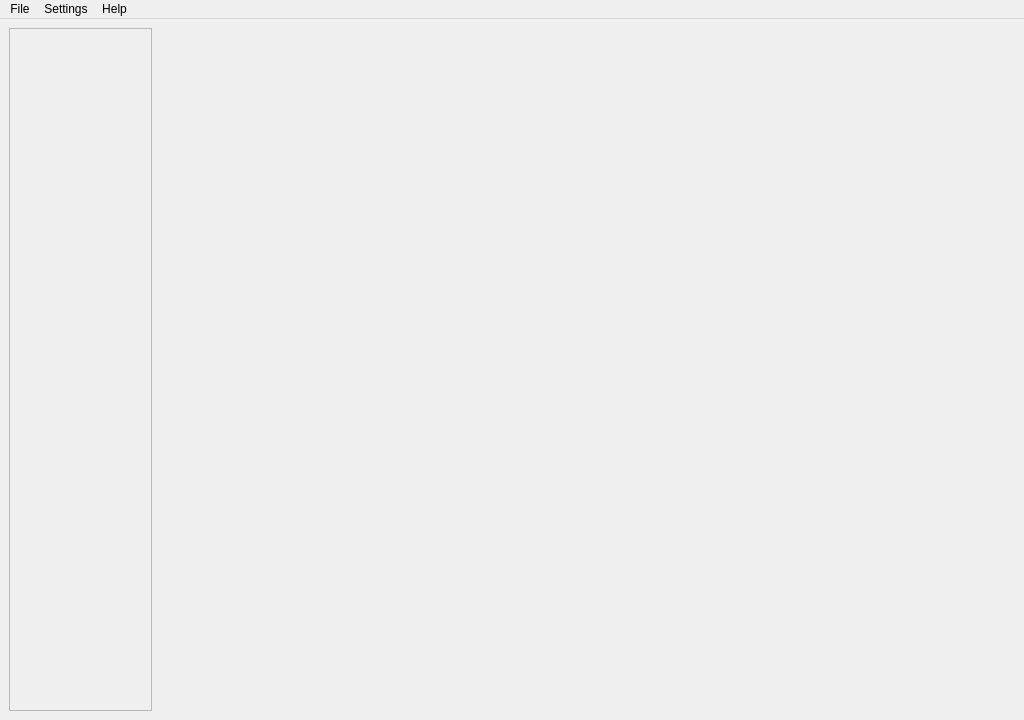
<?xml version="1.0" encoding="UTF-8"?>
<ui version="4.0">
 <class>MainWindow</class>
 <widget class="QMainWindow" name="MainWindow">
  <property name="geometry">
   <rect>
    <x>0</x>
    <y>0</y>
    <width>1024</width>
    <height>720</height>
   </rect>
  </property>
  <property name="minimumSize">
   <size>
    <width>1024</width>
    <height>720</height>
   </size>
  </property>
  <property name="windowTitle">
   <string>Accounting Software</string>
  </property>
  <property name="windowIcon">
   <iconset>
    <normaloff>:/img-icon/app-ico</normaloff>:/img-icon/app-ico</iconset>
  </property>
  <widget class="QWidget" name="centralwidget">
   <property name="sizePolicy">
    <sizepolicy hsizetype="Expanding" vsizetype="Expanding">
     <horstretch>0</horstretch>
     <verstretch>0</verstretch>
    </sizepolicy>
   </property>
   <layout class="QHBoxLayout" name="horizontalLayout" stretch="2,12">
    <item>
     <widget class="QFrame" name="MainSideNavFrame">
      <property name="frameShape">
       <enum>QFrame::Shape::StyledPanel</enum>
      </property>
      <property name="frameShadow">
       <enum>QFrame::Shadow::Raised</enum>
      </property>
      <property name="lineWidth">
       <number>3</number>
      </property>
      <property name="midLineWidth">
       <number>3</number>
      </property>
      <layout class="QVBoxLayout" name="verticalLayout">
       <property name="leftMargin">
        <number>0</number>
       </property>
       <property name="topMargin">
        <number>0</number>
       </property>
       <property name="rightMargin">
        <number>0</number>
       </property>
       <property name="bottomMargin">
        <number>0</number>
       </property>
       <item>
        <layout class="QVBoxLayout" name="MainSideNav">
         <property name="leftMargin">
          <number>9</number>
         </property>
         <property name="topMargin">
          <number>10</number>
         </property>
         <property name="rightMargin">
          <number>9</number>
         </property>
         <property name="bottomMargin">
          <number>10</number>
         </property>
        </layout>
       </item>
      </layout>
     </widget>
    </item>
    <item>
     <layout class="QVBoxLayout" name="verticalLayout_2">
      <property name="spacing">
       <number>0</number>
      </property>
      <item>
       <widget class="QStackedWidget" name="MainStackView"/>
      </item>
     </layout>
    </item>
   </layout>
  </widget>
  <widget class="QMenuBar" name="menuBar">
   <property name="geometry">
    <rect>
     <x>0</x>
     <y>0</y>
     <width>1024</width>
     <height>23</height>
    </rect>
   </property>
   <property name="nativeMenuBar">
    <bool>false</bool>
   </property>
   <widget class="QMenu" name="menuFile">
    <property name="title">
     <string>File</string>
    </property>
    <property name="class" stdset="0">
     <string>menubar-menu</string>
    </property>
    <widget class="QMenu" name="menuPlugins">
     <property name="title">
      <string>Plugins</string>
     </property>
     <property name="icon">
      <iconset>
       <normaloff>:/icons/plugin-2.svg</normaloff>:/icons/plugin-2.svg</iconset>
     </property>
     <property name="class" stdset="0">
      <string>menubar-menu</string>
     </property>
     <addaction name="actionRegister"/>
     <addaction name="actionList"/>
    </widget>
    <widget class="QMenu" name="menuData">
     <property name="title">
      <string>Data</string>
     </property>
     <property name="icon">
      <iconset>
       <normaloff>:/icons/data.svg</normaloff>:/icons/data.svg</iconset>
     </property>
     <property name="class" stdset="0">
      <string>menubar-menu</string>
     </property>
     <addaction name="actionImport"/>
     <addaction name="actionExport"/>
    </widget>
    <addaction name="menuPlugins"/>
    <addaction name="menuData"/>
   </widget>
   <widget class="QMenu" name="menuSettings">
    <property name="title">
     <string>Settings</string>
    </property>
    <property name="class" stdset="0">
     <string>menubar-menu</string>
    </property>
    <addaction name="actionPrefrences"/>
   </widget>
   <widget class="QMenu" name="menuHelp">
    <property name="title">
     <string>Help</string>
    </property>
    <property name="class" stdset="0">
     <string>menubar-menu</string>
    </property>
    <addaction name="actionContact"/>
    <addaction name="actionHelp"/>
    <addaction name="actionInfo"/>
   </widget>
   <addaction name="menuFile"/>
   <addaction name="menuSettings"/>
   <addaction name="menuHelp"/>
  </widget>
  <action name="actionContact">
   <property name="icon">
    <iconset>
     <normaloff>:/icons/contact-phonebook-support.svg</normaloff>:/icons/contact-phonebook-support.svg</iconset>
   </property>
   <property name="text">
    <string>Contact</string>
   </property>
   <property name="shortcut">
    <string>Ctrl+F1</string>
   </property>
  </action>
  <action name="actionInfo">
   <property name="icon">
    <iconset>
     <normaloff>:/icons/info-square.svg</normaloff>:/icons/info-square.svg</iconset>
   </property>
   <property name="text">
    <string>Info</string>
   </property>
   <property name="shortcut">
    <string>Alt+F1</string>
   </property>
  </action>
  <action name="actionRegister">
   <property name="icon">
    <iconset>
     <normaloff>:/icons/register.svg</normaloff>:/icons/register.svg</iconset>
   </property>
   <property name="text">
    <string>Register</string>
   </property>
   <property name="shortcut">
    <string>Ctrl+Alt+R</string>
   </property>
  </action>
  <action name="actionList">
   <property name="icon">
    <iconset>
     <normaloff>:/icons/list.svg</normaloff>:/icons/list.svg</iconset>
   </property>
   <property name="text">
    <string>List</string>
   </property>
   <property name="shortcut">
    <string>Ctrl+Shift+X</string>
   </property>
  </action>
  <action name="actionImport">
   <property name="icon">
    <iconset>
     <normaloff>:/icons/import.svg</normaloff>:/icons/import.svg</iconset>
   </property>
   <property name="text">
    <string>Import</string>
   </property>
  </action>
  <action name="actionExport">
   <property name="icon">
    <iconset>
     <normaloff>:/icons/export.svg</normaloff>:/icons/export.svg</iconset>
   </property>
   <property name="text">
    <string>Export</string>
   </property>
  </action>
  <action name="actionPrefrences">
   <property name="icon">
    <iconset>
     <normaloff>:/icons/preferences.svg</normaloff>:/icons/preferences.svg</iconset>
   </property>
   <property name="text">
    <string>Preferences</string>
   </property>
   <property name="shortcut">
    <string>Ctrl+,</string>
   </property>
  </action>
  <action name="actionHelp">
   <property name="icon">
    <iconset>
     <normaloff>:/icons/help.svg</normaloff>:/icons/help.svg</iconset>
   </property>
   <property name="text">
    <string>Help</string>
   </property>
   <property name="shortcut">
    <string>F1</string>
   </property>
  </action>
 </widget>
 <resources>
  <include location="../source.qrc"/>
 </resources>
 <connections/>
</ui>
